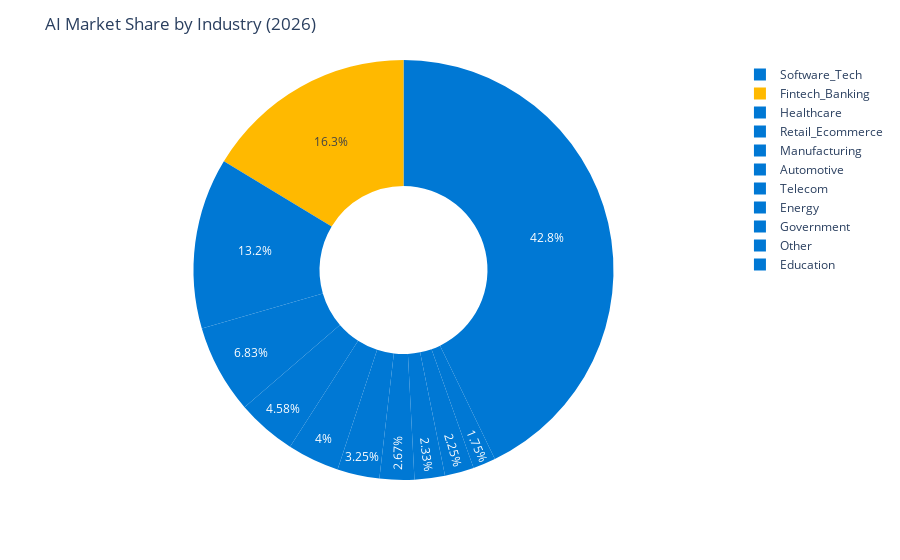

The code cell stored with this chart in its notebook:
### Code cell
# =============================
# VIS 9 — AI Market Share Donut (Plotly)
# =============================
fig = px.pie(
    industry,
    names="Industry",
    values="Market_Share_Pct",
    hole=0.4,
    color="Industry",
    color_discrete_map={i:"#FFB900" if "Fintech" in i else "#0078D4" for i in industry["Industry"]}
)
fig.update_layout(title_text="AI Market Share by Industry (2026)")
fig.show()

print("\n✅ DASHBOARD GENERATION COMPLETE")

### Figure 1 — Plotly figure (JSON) as saved in the notebook; plotly's stock layout.template omitted (floating-point values rounded to 4 significant figures)
{"data": [{"customdata": [["Fintech_Banking"], ["Healthcare"], ["Software_Tech"], ["Retail_Ecommerce"], ["Manufacturing"], ["Automotive"], ["Telecom"], ["Energy"], ["Government"], ["Education"], ["Other"]], "domain": {"x": [0, 1], "y": [0, 1]}, "hole": 0.4, "hovertemplate": "Industry=%{customdata[0]}<br>Market_Share_Pct=%{value}<extra></extra>", "labels": ["Fintech_Banking", "Healthcare", "Software_Tech", "Retail_Ecommerce", "Manufacturing", "Automotive", "Telecom", "Energy", "Government", "Education", "Other"], "legendgroup": "", "marker": {"colors": ["#FFB900", "#0078D4", "#0078D4", "#0078D4", "#0078D4", "#0078D4", "#0078D4", "#0078D4", "#0078D4", "#0078D4", "#0078D4"]}, "name": "", "showlegend": true, "type": "pie", "values": [19.6, 15.8, 51.4, 8.2, 5.5, 4.8, 3.9, 3.2, 2.8, 2.1, 2.7]}], "layout": {"legend": {"tracegroupgap": 0}, "margin": {"t": 60}, "title": {"text": "AI Market Share by Industry (2026)"}}}
